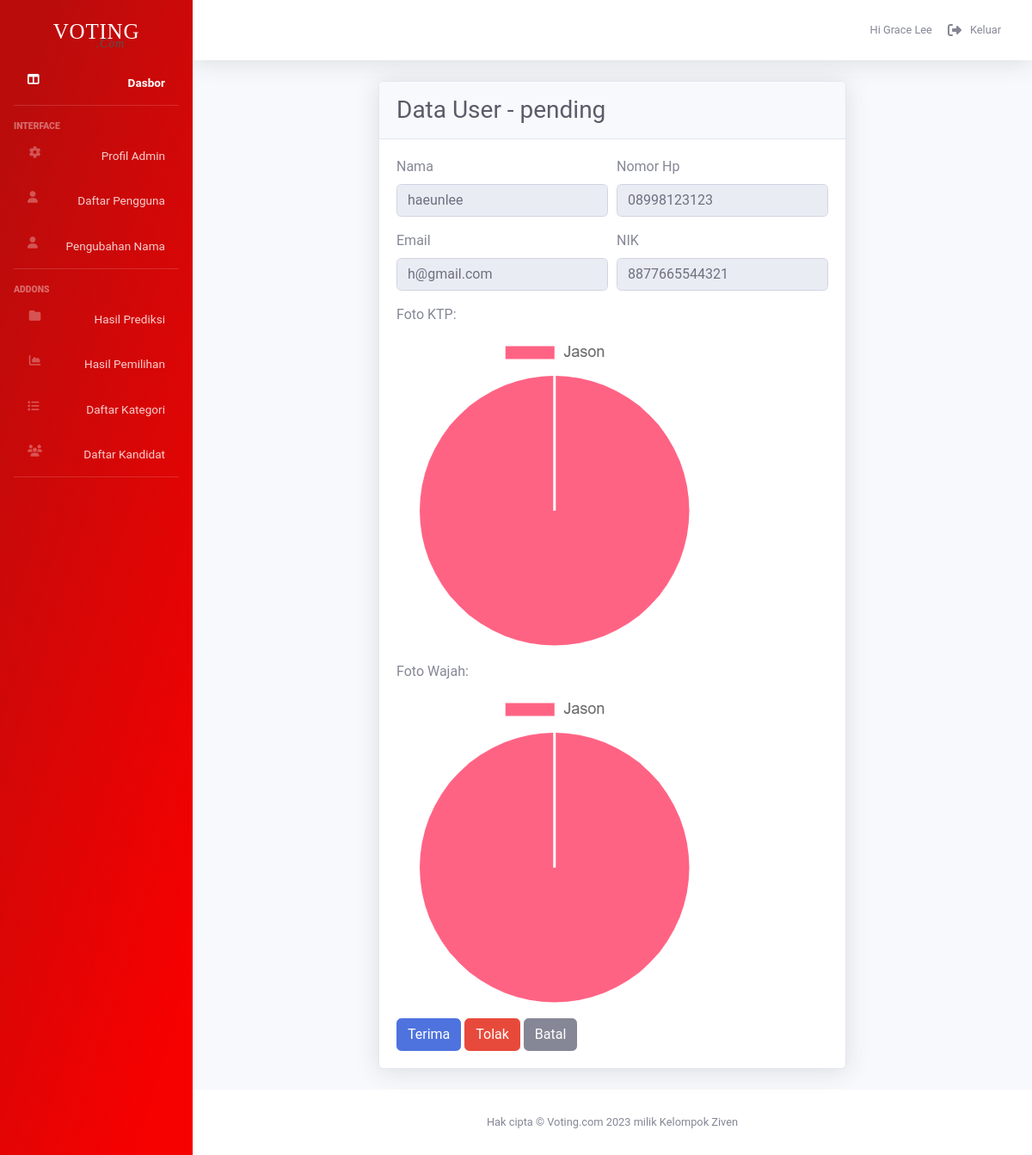
Before: /admin/detail_user.php?detail_user=26 (signed in) with the older database file.
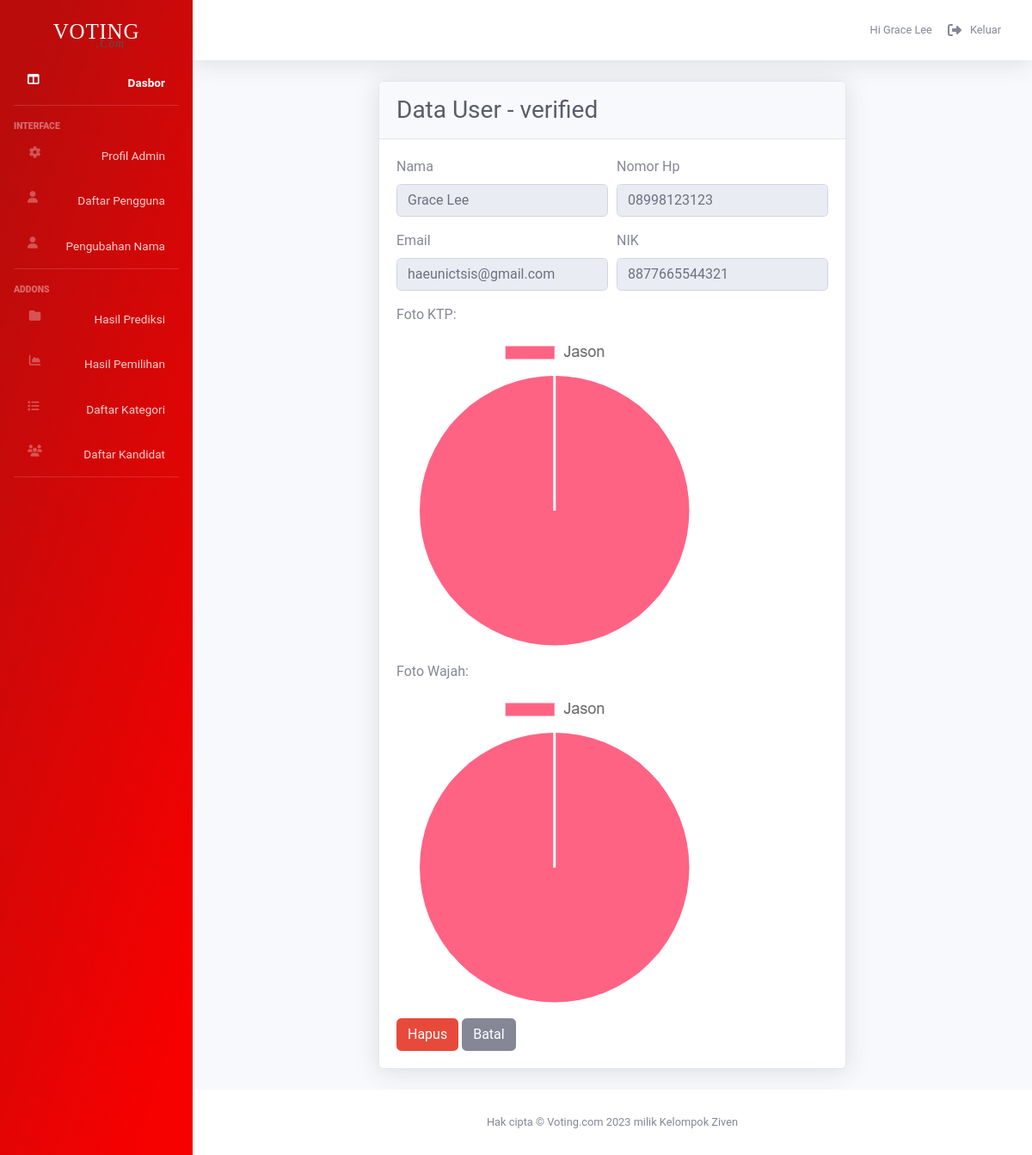
After: the same page with the newer database file.
### tables this page shows
CREATE TABLE `users` (
  `user_id` int(100) NOT NULL,
  `nama` varchar(100) NOT NULL,
  `nomor` varchar(100) NOT NULL,
  `email` varchar(100) NOT NULL,
  `NIK` varchar(100) NOT NULL,
  `password` varchar(100) NOT NULL,
  `foto_KTP` varchar(100) NOT NULL,
  `foto_wajah` varchar(100) NOT NULL,
  `status` varchar(100) NOT NULL
);

### admin/detail_user.php (the view, shortened to what this page needs)
<!DOCTYPE html>
<html lang="en">
<head>
    <link href="vendor/fontawesome-free/css/all.min.css" rel="stylesheet" type="text/css">
    <link rel="stylesheet" href="https://cdnjs.cloudflare.com/ajax/libs/font-awesome/6.1.1/css/all.min.css" type="text/css">
    <link href="../admin_component/css/adminboots.css" rel="stylesheet">
</head>
<?php include '../admin_component/php/connect.php';?>
<?php include '../admin_component/php/sendEmail.php';
$uid = $_GET['detail_user'];
$query = "SELECT * FROM users WHERE user_id = $uid";
$show_user= $connect->prepare($query);
$show_user -> execute([]);
$fetch_user = $show_user->fetch(PDO::FETCH_ASSOC);
?>
<body id="page-top">
<?php include '../admin_component/php/script.php';?>
    <div id="wrapper">
    <?php include '../admin_component/php/sidenav.php';?>
<div id="content-wrapper" class="d-flex flex-column">
<div id="content">
<?php include '../admin_component/php/topbar.php';?>
    <div class="container-fluid">
    <div class="row justify-content-center">
        <div class="card shadow mb-4">
                        <div class="card-header py-3">
                        <h1 class="h3 mb-0 text-gray-800 ">Data User - <?=$fetch_user['status']?></h1>
                        </div>
                        <div class="card-body">
                        <form action="" method="post" enctype="multipart/form-data">
                            <div class="form-row">
                                <div class="form-group col-md-6">
                                <label for="nama">Nama</label>
                                <input   name="nama" type="text" class="form-control" id="nama" value="<?=$fetch_user['nama']?>" disabled>
                                </div>
                                <div class="form-group col-md-6">
                                <label for="nomor">Nomor Hp</label>
                                <input   name="nomor" type="text" class="form-control" id="nomor" value="<?=$fetch_user['nomor']?>" disabled>
                                </div>
                            </div>
                            <div class="form-row">
                                <div class="form-group col-md-6">
                                <label for="email">Email</label>
                                <input   name="email" type="text" class="form-control" id="email" value="<?=$fetch_user['email']?>" disabled>
                                </div>
                                <div class="form-group col-md-6">
                                <label for="NIK">NIK</label>
                                <input   name="NIK" type="text" class="form-control" id="NIK" value="<?=$fetch_user['NIK']?>" disabled>
                                </div>
                            </div>
                            <div class="form-row">
                                <div class="form-group col-md-12" style="display: grid;">
                                <label for="fotowakil">Foto KTP:</label>
                                <img src="../img/user/<?=$fetch_user['foto_KTP']?>" alt="" class="rounded">
                                </div>
                            </div>
                            <div class="form-row">
                                <div class="form-group col-md-12" style="display: grid;">
                                <label for="fotowakil">Foto Wajah:</label>
                                <img src="../img/user/<?=$fetch_user['foto_wajah']?>" class="rounded">
                                </div>
                            </div>
                            <?php
                                if($fetch_user['status'] == "verified"){
                                    ?>
                            <input type="submit" class="btn btn-danger" value="Hapus" name="delete" onclick="return confirm('Are you sure to delete this user?');">
                            <input type="submit" class="btn btn-secondary" value="Batal" name="cancel">
                                    <?php
                                } else {
                                    ?>
                            <input type="submit" class="btn btn-primary" value="Terima" name="verify">
                            <input type="submit" class="btn btn-danger" value="Tolak" name="reject">
                            <input type="submit" class="btn btn-secondary" value="Batal" name="cancel">
                                    <?php
                                }
                            ?>
                        </form>
                        </div>
                    </div>
    </div>
    </div>
</div>
<?php include '../admin_component/php/footer.php';?>
</div>
</div>
</body>
</html>

Changed rows visible on the page:
changed users: status "pending" → "verified"; nama "haeunlee" → "Grace Lee"; email "h@gmail.com" → "haeunictsis@gmail.com"
Other visible differences:
form field delete: (not shown) → "Hapus"
form field cancel: (not shown) → "Batal"
form field verify: "Terima" → (not shown)
form field reject: "Tolak" → (not shown)
form field cancel: "Batal" → (not shown)
